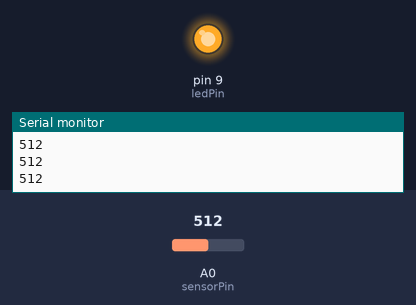
The sketch below on a simulated Arduino Uno, built with avr-gcc and run on an emulated ATmega328P. Shown: output pins drawn as LEDs (lit = HIGH), the last lines printed to the serial monitor. Inputs (shaded band) come from the test bench; at power-on: A0 (sensorPin) = 512.

Above: at 1.2 s.
1.3 s: A0 (sensorPin) set to 486
At 1.6 s:
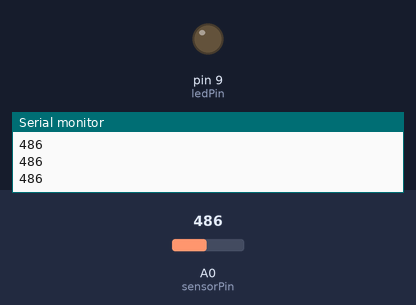
2.8 s: A0 (sensorPin) set to 510
At 4.0 s:
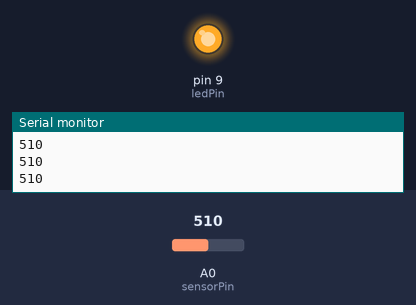
4.3 s: A0 (sensorPin) set to 490
At 5.4 s:
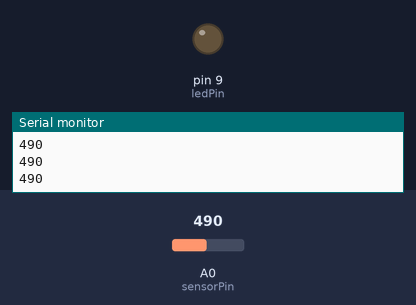
Timing chart, 0 to 7.3 s (numbered marks = the images above; inputs shaded):
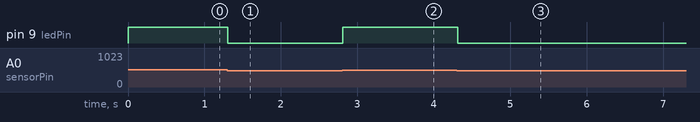

Measured:
- the behaviour switches between 501 and 500 on A0 (sensorPin) (found by bisection; images 0 and 1)
- after the input at 1.3 s, pin 9 (ledPin): HIGH → LOW at once
- after the input at 2.8 s, pin 9 (ledPin): LOW → HIGH at once
- after the input at 4.3 s, pin 9 (ledPin): HIGH → LOW at once

The sketch:

01_light_indicator_basic.ino
```cpp
// 01 — Automatic light indicator (basic)
// Hardware unit, section B11. Board: Arduino Uno R3 (5 V).
//
// Wiring (see B6 and B8):
//   5V  -> 10 kΩ resistor -> A0 -> LDR -> GND   (voltage divider)
//   Pin 9 -> 330 Ω resistor -> LED anode (long leg) -> LED cathode -> GND
//
// With the LDR as the lower resistor, darker = higher reading.
// The threshold 500 is a starting point only: open the Serial Monitor
// (9600 baud), note your bright and dark readings, and pick a value between.
//
// Status: not yet tested on real hardware.

const int sensorPin = A0;
const int ledPin = 9;
const int darkThreshold = 500;

void setup() {
  pinMode(ledPin, OUTPUT);
  Serial.begin(9600);
}

void loop() {
  int lightValue = analogRead(sensorPin);  // 0–1023
  Serial.println(lightValue);

  if (lightValue > darkThreshold) {
    digitalWrite(ledPin, HIGH);  // dark: LED on
  } else {
    digitalWrite(ledPin, LOW);   // bright: LED off
  }

  delay(100);
}
```
